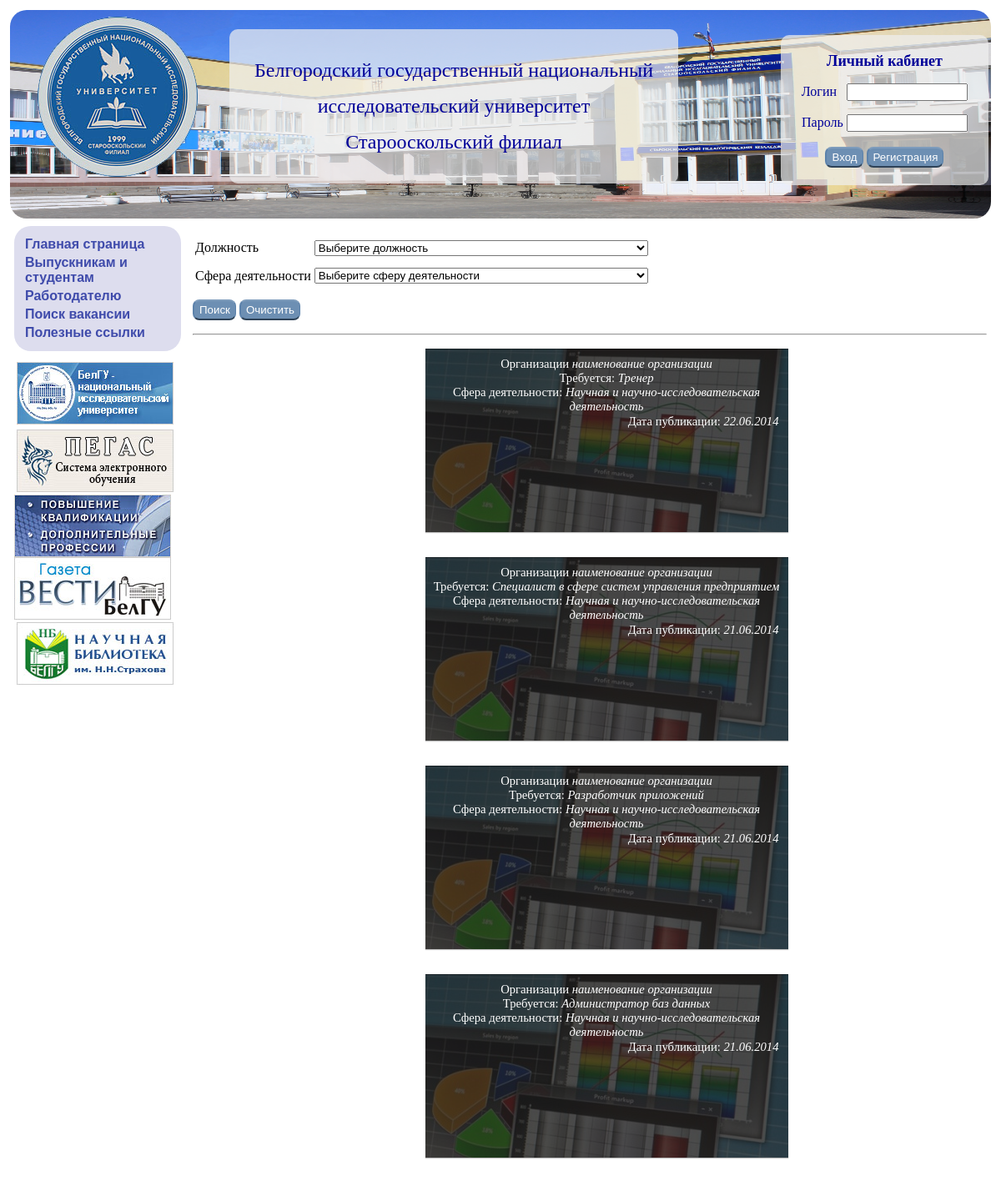
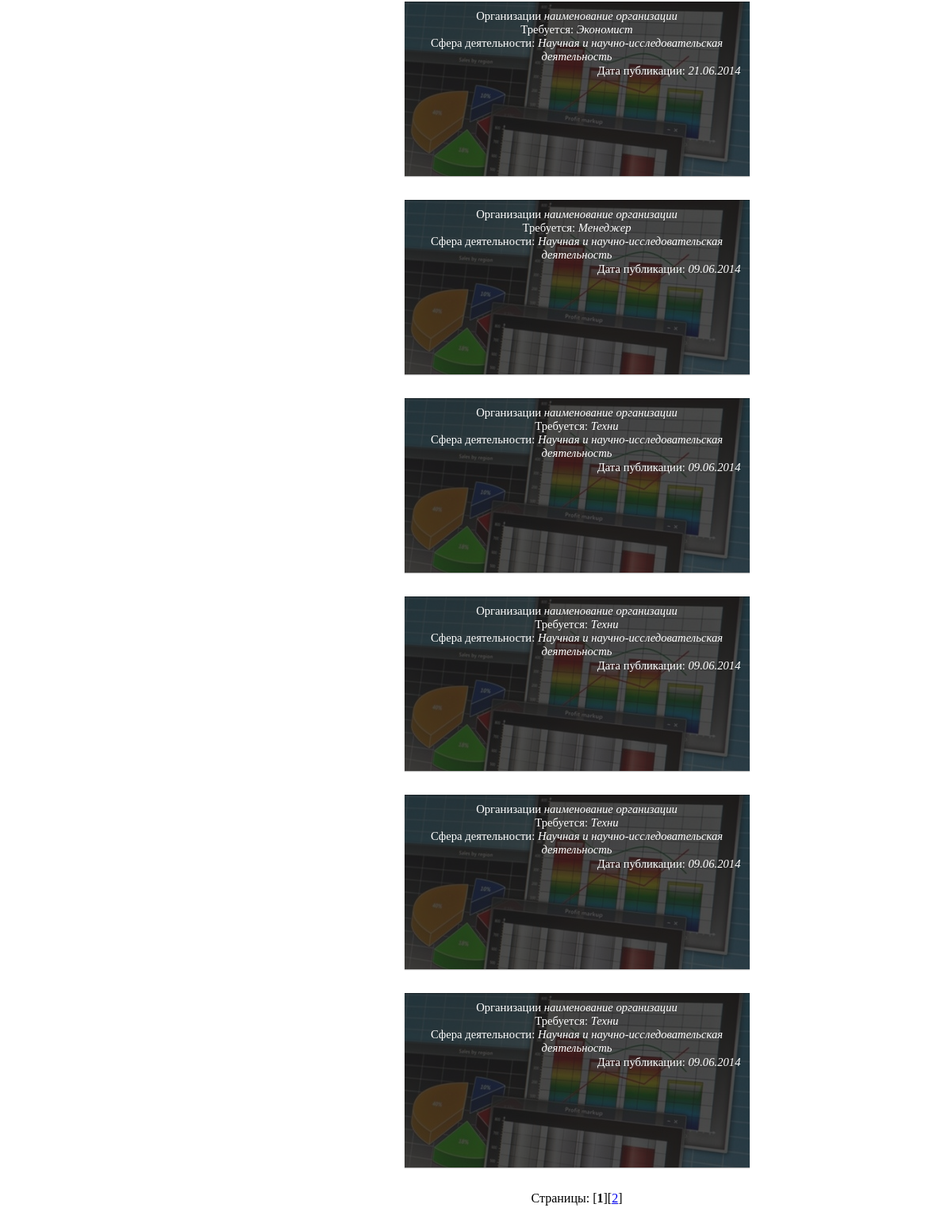
Screenshot of /lk/search.php with the database file from the repository (2 pictures, top to bottom).
### tables this page shows
CREATE TABLE IF NOT EXISTS `vacancies` (
  `id` int(11) NOT NULL AUTO_INCREMENT,
  `txt` text NOT NULL,
  `active` tinyint(1) NOT NULL,
  `date` date NOT NULL,
  `workgiver_id` int(11) NOT NULL,
  `dolgnost_id` int(11) NOT NULL DEFAULT '0',
  PRIMARY KEY (`id`)
);

CREATE TABLE IF NOT EXISTS `workgiver_data` (
  `id` int(11) NOT NULL,
  `nm_org` text NOT NULL,
  `sphere` int(11) NOT NULL DEFAULT '0',
  PRIMARY KEY (`id`),
  UNIQUE KEY `id` (`id`)
);

### lk/safemysql.class.php (called while the page is built, shortened)
<?php
class SafeMySQL
{
	private $conn;
	private $defaults = array(
		'host'      => 'localhost',
		'user'      => 'root',
		'pass'      => 'root',
		'db'        => 'work',
		'port'      => NULL,
		'socket'    => NULL,
		'pconnect'  => FALSE,
		'charset'   => 'utf8',
		'errmode'   => 'error',
		'exception' => 'Exception',
	);
	function __construct($opt = array())
	{
		$opt = array_merge($this->defaults,$opt);
		@$this->conn = mysqli_connect($opt['host'], $opt['user'], $opt['pass'], $opt['db'], $opt['port'], $opt['socket']);
		mysqli_set_charset($this->conn, $opt['charset']) or $this->error(mysqli_error($this->conn));
	}
	public function fetch($result,$mode=self::RESULT_ASSOC)
	{
		return mysqli_fetch_array($result, $mode);
	}
	public function fetch_row($result,$mode=self::RESULT_ASSOC)
	{
		return mysqli_fetch_row($result);
	}
	public function getOne()
	{
		$query = $this->prepareQuery(func_get_args());
		if ($res = $this->rawQuery($query))
		{
			$row = $this->fetch($res);
			if (is_array($row)) {
				return reset($row);
			}
		}
		return FALSE;
	}
	public function getAll()
	{
		$ret   = array();
		$query = $this->prepareQuery(func_get_args());
		if ( $res = $this->rawQuery($query) )
		{
			while($row = $this->fetch_row($res))
			{
				$ret[] = $row;
			}
		}
		return $ret;
	}
	private function rawQuery($query)
	{
		$start = microtime(TRUE);
		$res   = mysqli_query($this->conn, $query);
		$timer = microtime(TRUE) - $start;
		return $res;
	}
	private function prepareQuery($args)
	{
		$query = '';
		$raw   = array_shift($args);
		$array = preg_split('~(\?[nsiuap])~u',$raw,null,PREG_SPLIT_DELIM_CAPTURE);
		$anum  = count($args);
		$pnum  = floor(count($array) / 2);
		foreach ($array as $i => $part)
		{
			if ( ($i % 2) == 0 )
			{
				$query .= $part;
				continue;
			}
			$value = array_shift($args);
			switch ($part)
			{
				case '?i':
					$part = $this->escapeInt($value);
					break;
			}
			$query .= $part;
		}
		return $query;
	}
	private function escapeInt($value)
	{
		return $value;
	}
}

### lk/search.php (the view, shortened to what this page needs)
<?php
echo '
<html>
<head>
<meta charset="utf-8">
<meta http-equiv="X-UA-Compatible" content="IE=edge,chrome=1">
<link rel="stylesheet" href="css/style.css">
<title>СОФ НИУ БелГУ трудоустройство выпускников</title>
<link rel="stylesheet" type="text/css" href="css/style.css">
<script type="text/javascript" src="../css/jquery.js"></script>
<link rel="stylesheet" href="css/horizontal.css" tppabs="css/horizontal.css">
<script type="text/javascript">
function showcheck(){
var pr=document.vac;
if ( pr.profession.selectedIndex != -1)
if (pr.profession.selectedIndex==pr.profession.options.length-1)
{
	pr.prof.style.display=\'block\';
	pr.prof.focus();
}
else{
	pr.prof.style.display=\'none\';
	pr.prof.value="";
}
}
function rset(){
for (j=0;j<=document.forms.length-1;j++)
{
var inputs = document.forms[j].getElementsByTagName("INPUT");
for (i=0;i<=inputs.length-1;i++)
{
	if ((inputs[i].type != \'button\')&(inputs[i].type != \'submit\')) inputs[i].value="";
}
}
document.vac.prof.style.display=\'none\';
}
function rset_select(){
for (j=0;j<=document.forms.length-1;j++)
{
var inputs = document.forms[j].getElementsByTagName(\'SELECT\');
for (i=0;i<=inputs.length-1;i++)
	inputs[i].selectedIndex=0;
}
}
function SelRadio(radioName){
            var radios  = document.getElementsByName(radioName);
            for(var k = 0; k < radios.length; k++){
                if(radios[k].type == "radio"){
                    if(radios[k].checked)
						return radios[k].value;
                }
            }
            if (k==radios.length) k=-1;
            return k;
}
</script>
</head>
<body>
<table width="100%" cellpadding="5" cellspacing="4">
<tr><td colspan=3 class="td-banner" height="250">
	<img src="../image/banner.png" width="100%" height="100%" alt="" id="banner">
<a href="http://www.sof.bsu.edu.ru/sof/"><img src="../image/11.png" alt="" id="emblema"></a>
<div id="titl">
<p align="center"><font size="5">Белгородский государственный национальный
</font></p>
<p align="center"><font size="5">исследовательский университет
</font></p>
<p align="center"><font size="5">Старооскольский филиал</font>
</div>
';
include('login.php');
echo'
</td>
</tr>
<tr height='.($_SESSION['id']>0?'"69"':'height="0"').'>
<td width="200" rowspan=2 valign="top">';
include "lmenu.php";
echo '</td>
<td>
';
echo '</td>
</tr><tr>
<td valign="top">
<p>
<form action="?" method="get" name="vac" '.((isset($_SESSION['id'])&$_SESSION['lvl'] == 1) ?'style="display:none;"':'').'>
<table><tr><td valign=top>
<p align=left>Должность</td><td><select name="profession" onchange="showcheck()" style="width:400px"><option value="" '.($_GET['profession']>0 ?'disabled':'').'>Выберите должность';
include ("infc.php");
$dbcnx = mysql_connect($dblocation, $dbuser, $dbpasswd);
$res=mysql_query("SELECT * FROM dolgnosti",$dbcnx);
$i=1;
while ($db=mysql_fetch_row($res))
	echo '<option value="'.$db[0].'" '.($_GET['profession']==$i++?'selected':'').'>'.$db[1];
echo '<option value="">Другая должность</option></select>
<p style="margin-top:10px;"><input name="prof" placeholder="Введите другую должность" size=63 '.(empty($_GET['prof'])?'style="display:none;"':'value='.$_GET['prof']).'>
</tr>
<tr><td><p align=left>Сфера деятельности</td><td>
<select name="sphera" style="width:400px"><option value="" '.($_GET['sphera']>0 ?'disabled':'').'>Выберите сферу деятельности';
$res=mysql_query("SELECT * FROM spheres");
$i=1;
while ($db1=mysql_fetch_row($res))
	echo '<option value="'.$db1[0].'" '.($_GET['sphera']==$i++?'selected':'').'>'.$db1[1];
echo '</select>
</tr></table>
<p align=left><input type="submit" value="Поиск" id="form-search" class="butn">&nbsp;<input type="button" value="Очистить" onclick="rset_select();rset();" class="butn"><p><p>
</form>
<form action="?" method="get" id="stud" '.((!isset($_SESSION['id'])|$_SESSION['lvl'] == 0) ? 'style="display:none;"':'').'>
<table><tr><td>
<p align=left>Специальность</td><td><select name="specialnost" id="input-specialnost">
<option value="0">Выберите специальность...</option>';
echo '</select></tr>
<tr><td><p align=left><label for="input-inyaz">Знание иностранных языков</label></td><td><input type="checkbox" name="inyaz" id="input-inyaz" value="';
echo '"></tr>
<tr><td><p align=left><label for="input-pk">Владение ПК</label></td><td><input type="checkbox" name="pk" id="input-pk" value="';
echo '"></tr>
</table>
<p align=left><input type="submit" value="Поиск" id="form-search" class="butn" >&nbsp;<input type="button" class="butn" value="Очистить" onclick="rset_select();rset();"><p><p>
</form><hr>
<div id="block-search-result">
<ul id="list-search-result"  style="list-style:none;">
</ul>
</div>
<center>
<div class="clearfix">
<ul class="clearfix" style="list-style:none;">
';
include 'safemysql.class.php';
$db = new safeMysql();
$per_page = 10;
$cur_page = 1;
$start = ($cur_page - 1) * $per_page;
$sql= "SELECT SQL_CALC_FOUND_ROWS vacancies.*, workgiver_data.*,(SELECT spheres.nm FROM spheres WHERE spheres.id=workgiver_data.sphere),(SELECT dolgnosti.nm FROM dolgnosti WHERE dolgnosti.id=vacancies.dolgnost_id) FROM vacancies LEFT JOIN workgiver_data ON vacancies.workgiver_id = workgiver_data.id WHERE vacancies.active=1";
$sql .= " ORDER BY vacancies.date DESC LIMIT ?i, ?i";
$data = $db->getAll($sql, $start, $per_page);
$rows = $db->getOne("SELECT FOUND_ROWS()");
$num_pages = ceil($rows / $per_page);
$page = 0;
if (!isset($_SESSION['id'])) {
	foreach ($data as $key=>$val) {
		$dy = substr($data[$key][3],0,4);
        $dm = substr($data[$key][3],5,2);
        $dd = substr($data[$key][3],8,2);
		echo "<a style=\"cursor:pointer;\" onclick=\"alert('Для подробного просмотра необходимо зарегистрироваться')\"><li> <div border=0 style=\"font-size:12pt;background:url('images/image.jpg')no-repeat scroll top center rgba(0, 0, 0, 0);height: 250px;width: 100%;\">
		<div class='slider-desc'>
		<span>Организации </span><small>".$data[$key][7]."</small><br>
		<span>Требуется: </span><small>".(!empty($data[$key][10])?$data[$key][10]:$data[$key][1])."</small><br>
		<span>Сфера деятельности: </span><small>".$data[$key][9]."</small><br>
		<p align=right style='margin:1px;'><span>Дата публикации: </span><small>".$dd.'.'.$dm.'.'.$dy."</small><br>
		</div></div></li></a>";
	}
}else if ($_SESSION['lvl']==0) {
	foreach ($data as $key=>$val) {
		$dy = substr($data[$key][3],0,4);
        $dm = substr($data[$key][3],5,2);
        $dd = substr($data[$key][3],8,2);
		echo "<a href=\"watch.php?id_vacancy=".$data[$key][0]."\"><li> <div border=0 style=\"font-size:12pt;background:url('images/image.jpg')no-repeat scroll top center rgba(0, 0, 0, 0);height: 250px;width: 100%;\">
		<div class='slider-desc'>
		<span>Организации </span><small>".$data[$key][7]."</small><br>
		<span>Требуется: </span><small>".(!empty($data[$key][10])?$data[$key][10]:$data[$key][1])."</small><br>
		<span>Сфера деятельности: </span><small>".$data[$key][9]."</small><br>
		<p align=right style='margin:1px;'><span>Дата публикации: </span><small>".$dd.'.'.$dm.'.'.$dy."</small><br>
		</div></div></li></a>";
	}
}else if ($_SESSION['lvl']==1) {
	foreach ($data as $key=>$val) {
		$dy = substr($data[$key][1],0,4);
        $dm = substr($data[$key][1],5,2);
        $dd = substr($data[$key][1],8,2);
		$dy1 = substr($data[$key][10],0,4);
        $dm1 = substr($data[$key][10],5,2);
        $dd1 = substr($data[$key][10],8,2);
		$sql= "SELECT name FROM specialnosti WHERE id=".$data[$key][2];
		$data1 = $db->getAll($sql);
		echo "<a href=\"watch.php?id_rezume=".$data[$key][0]."\"><li> <div border=0 style=\"font-size:12pt;background:url('images/image.jpg')no-repeat scroll top center rgba(0, 0, 0, 0);height: 250px;width: 100%;\">
		<div class='slider-desc'>
		<span>ФИО:</span><small>".$data[$key][12]." ".$data[$key][13]." ".$data[$key][14]."</small><br>
		<span>Дата рождения: </span><small>".$dd.'.'.$dm.'.'.$dy."</small><br>
		<span>Специальность: </span><small>".$data1[0][0]."</small><br>
		<span>Контактные данные: </span><br>
		<span>Адрес: </span><small>".$data[$key][17]."</small><br>
		<span>Телефон: </span><small>".$data[$key][16]."</small>&nbsp;&nbsp;&nbsp;
		<span>E-mail: </span><small>".$data[$key][15]."</small><br>
		<p align=right style='margin:1px;'><span>Дата публикации: </span><small>".$dd1.'.'.$dm1.'.'.$dy1."</small><br>
		</div></div></li></a>";
	}
}
if ($rows!=0)
{
echo '<li>Страницы: ';
while ($page++ < $num_pages)
 if ($page == $cur_page)
	echo '[<b>'.$page.'</b>]';
 else
	echo '[<a href="?page='.$page.(!empty($_GET['profession'])?'&profession='.$_GET['profession']:'').(!empty($_GET['prof'])?'&prof='.$_GET['prof']:'').(!empty($_GET['sphera'])?'&sphera='.$_GET['sphera']:'').'">'.$page.'</a>]';
echo '</li>';
}
echo '</ul></center>
</div>
</td>
</tr>
</table>
</body>
</html>';
?>

### lk/login.php (shortened to what this page needs)
<?php
function echo_form($i,$path)
{
switch($i) {
   case 0:
	echo '
	<div style="color:#000099;position:absolute;display:inline-block;top:42px;right:15px;background-color:rgba(240,240,240,.7);padding:5px 25px;border-radius: 10px;">
	<form name=log action="?" method="POST">
	<p align="center">
	<font color="#000099" size="4"><b>Личный кабинет</b></font><br>
	</p>
	<p align=center><font color="#000099" size="3">Логин&nbsp;&nbsp;&nbsp;<input name="login" type="text" size="15">
	<p align=center>Пароль <input name="pass" type="password" size="15"><br><br></font>
	<input name="subm" type="submit" class="butn" value="Вход">
	<input type="button" class="butn" value="Регистрация" onClick="window.location.href =\''.$path.'registration.php\'"></p></form>
	</div>';
   break;
}
}
$pos=strpos($_SERVER['SCRIPT_FILENAME'],'index.php');
if ($pos !== false)
	$path='lk/';
else
	$path='../lk/';
if (!$_POST&!$_SESSION|empty($_POST['login'])&empty($_POST['pass'])&empty($_SESSION['id'])) {
echo_form(0,$path);
}
?>

### lk/lmenu.php
<?php
$pos=strpos($_SERVER['SCRIPT_FILENAME'],'index.php');
if ($pos !== false)
{
	$path_index='';
	$path_no_index='lk/';
}
else
{
	$path_index='../';
	$path_no_index='';
}
echo '<div style="padding:10px;border-radius: 20px;background-color:#DDDDEE;margin-bottom:10px;">
<table border="0" class="lmenu">
<tr>
<td><a href="'.$path_index.'index.php">Главная страница</a></td>
</tr>
<tr>
<td><a href="'.$path_no_index.'student.php">Выпускникам и студентам</a></td>
</tr>
<tr>
<td><a href="'.$path_no_index.'workgiver.php">Работодателю</a></td>
</tr>
<tr>
<td><a href="'.$path_no_index.'search.php">Поиск '.($_SESSION['lvl'] == 1 ?'резюме':'вакансии').'</a></td>
</tr>
<tr>
<td><a href="'.$path_no_index.'useful_links.php">Полезные ссылки</a></td>
</tr>
</table>
</div>
<div>
<a target="_blank" href="http://niu.bsu.edu.ru"><img width="188" height="75" border="0" src="'.$path_index.'image/ssylki/p_niu.jpg" alt="НИУ" title="БелГУ - Национальный исследовательский университет" style="margin:3px"></a><br>
<a target="_blank" rel="nofollow" href="http://pegas.bsu.edu.ru/"><img width="188" height="75" border="0" src="'.$path_index.'image/ssylki/p_pegas.jpg" alt="Система дистанционного обучения «Пегас»" title="Система дистанционного обучения «Пегас»" style="margin:3px"></a><br>
<a target="_blank" href="http://www.bsu.edu.ru/bsu/resource/officialdocs/sections.php?ID=592"><img width="188" height="75" border="0" src="'.$path_index.'image/ssylki/p_kvalif.jpg" alt="Повышение квалификации в НИУ «БелГУ»" title="Повышение квалификации в НИУ «БелГУ». Дополнительные профессии"></a><br>
<a target="_blank" href="http://www.bsu.edu.ru/bsu/gazeta/"><img width="188" height="75" border="0" src="'.$path_index.'image/ssylki/p_budni.jpg" alt="Информационно-образовательное издание НИУ «БелГУ»" title="Информационно-образовательное издание НИУ «БелГУ»"></a><br>
<a target="_blank" href="http://library.bsu.edu.ru"><img border="0" src="'.$path_index.'image/ssylki/p_nb.jpg" alt="Научная библиотека БелГУ" title="Научная библиотека БелГУ" style="margin:3px"></a>
</div>
';
?>

### lk/css/style.css (style rules this page uses)
table.lmenu a { font-family: 'PTSansRegular',Tahoma,Verdana,Helvetica,Arial,sans-serif; font-weight: bold;font-size: 16px; text-decoration: none; color:#3f4bab; }
.butn { height:25px;color:#FFFFFF;background-color:#6D8FB3;text-align:center;border-color:#7E9CBC #5C82AB #5C82AB;border-right:1px solid #5C82AB; border-radius: 8px; }
#titl { color:#000099;position:absolute;display:inline-block;top:35px;left:275px;background-color:rgba(240,240,240,.7);padding:20px 30px;border-radius: 10px; }
#emblema { display:inline-block;position:absolute;top:20px;left:45px; }
#banner { position:relative;display:inline-block;border-radius: 20px; }
.td-banner { padding:0;background-color:white; }

### lk/css/horizontal.css (style rules this page uses)
.slider-desc { background-color: rgba(32, 32, 32, 0.8); bottom: 0; box-shadow: 0 1px 1px rgba(0, 0, 0, 0.25), 0 1px 0 rgba(0, 0, 0, 0.35) inset; height: 200px; position: absolute; z-index:99; }
.slider-desc, .slider-hover, .watch_php { padding: 10px; position: relative; width: 415px; }
.slider-desc span, .slider-desc small { font-size:11pt; color:white; }
.slider-desc small { font-style:italic; }

### rows the page displays
vacancies: workgiver_data.nm_org "наименование организации", key "Тренер", key "Научная и научно-исследовательская деятельность", date "22", date "06", date "2014"
vacancies: workgiver_data.nm_org "наименование организации", key "Специалист в сфере систем управления предприятием", key "Научная и научно-исследовательская деятельность", date "21", date "06", date "2014"
vacancies: workgiver_data.nm_org "наименование организации", key "Разработчик приложений", key "Научная и научно-исследовательская деятельность", date "21", date "06", date "2014"
vacancies: workgiver_data.nm_org "наименование организации", key "Администратор баз данных", key "Научная и научно-исследовательская деятельность", date "21", date "06", date "2014"
vacancies: workgiver_data.nm_org "наименование организации", key "Экономист", key "Научная и научно-исследовательская деятельность", date "21", date "06", date "2014"
vacancies: workgiver_data.nm_org "наименование организации", txt "Менеджер", key "Научная и научно-исследовательская деятельность", date "09", date "06", date "2014"
vacancies: workgiver_data.nm_org "наименование организации", txt "Техни", key "Научная и научно-исследовательская деятельность", date "09", date "06", date "2014"
vacancies: workgiver_data.nm_org "наименование организации", txt "Техни", key "Научная и научно-исследовательская деятельность", date "09", date "06", date "2014"
vacancies: workgiver_data.nm_org "наименование организации", txt "Техни", key "Научная и научно-исследовательская деятельность", date "09", date "06", date "2014"
vacancies: workgiver_data.nm_org "наименование организации", txt "Техни", key "Научная и научно-исследовательская деятельность", date "09", date "06", date "2014"
